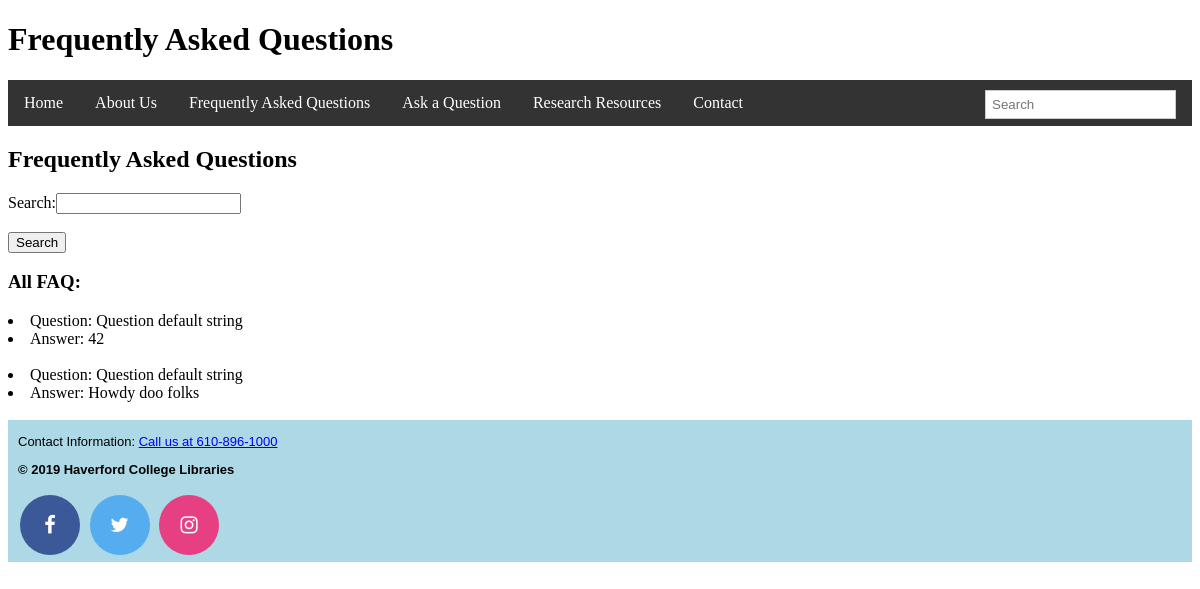
Screenshot of /faq/ with the database file from the repository.
### newapp/models.py (models this page shows)
class Answer(models.Model):
    question = models.CharField(max_length=140, help_text='Question', default='Question default string')
    answer_text = models.CharField(max_length=3000, help_text='Answer Text')
    pub_date = models.DateTimeField('date published')

### newapp/views.py (the view, shortened to what this page needs)
# urls.py: path('faq/', views.faq, name = 'faq'),
def faq(request):
    now = datetime.datetime.now()
    form = SearchForm()
    all_questions = Answer.objects.all()
    search_status = "All FAQ:"
    return render(request, 'faq.html', {'current_date': now, 'all_questions' : all_questions, 'form' : form, 'search_status' : search_status})

### newapp/forms.py
class SearchForm(forms.Form):
	search = forms.CharField(label='Search', max_length=100)

### newapp/templates/faq.html (shortened to what this page needs)
{% extends "base.html" %}
{% block header %}
<h1> Frequently Asked Questions </h1>
{% endblock %}
{% block content %}
<body>
<div>
  <h2>Frequently Asked Questions</h2>
  <form action="" method="post"  placeholder="Search Q/As">
      {{ form }}
      <br>
      <br>
      <input type="submit" value="Search">
  </form>
<h3>{{ search_status }}</h3>
    {% for item in all_questions %}
      <li>Question: {{ item.question }}</li>
      <li>Answer: {{ item.answer_text }}
      <br></br>
    {% endfor %}
</div>
</body>
{% endblock %}

### rows the page displays
Answer: question "Question default string", answer_text "42"
Answer: question "Question default string", answer_text "Howdy doo folks"

### other values shown
{{ search_status }} "All FAQ:"
